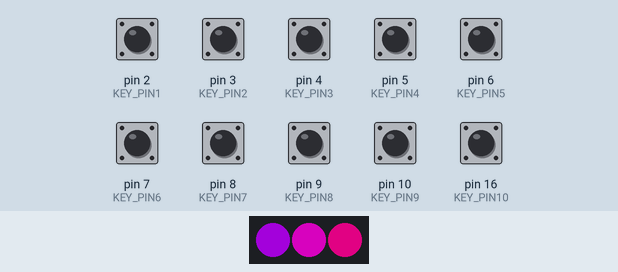
Simulated run of this sketch. Board: Arduino Leonardo, built with avr-gcc and run on an emulated ATmega32U4. Parts: 3 RGB LEDs in strip order, left to right. The test bench sets the inputs (shaded band); at power-on: pin 2 (KEY_PIN1), pin 3 (KEY_PIN2), pin 4 (KEY_PIN3), pin 5 (KEY_PIN4), pin 6 (KEY_PIN5), pin 7 (KEY_PIN6), pin 8 (KEY_PIN7), pin 9 (KEY_PIN8), pin 10 (KEY_PIN9), pin 16 (KEY_PIN10) HIGH. Dim RGB values are drawn brighter than linear; USB keyboard and mouse output is not drawn.

Above: at 1.25 s.
1.3 s: pin 2 (KEY_PIN1) pulled LOW for 1 s
At 2.43 s:
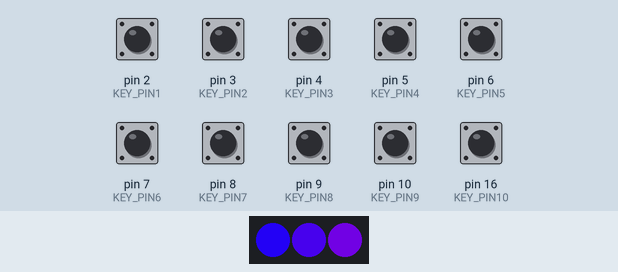
4.3 s: pin 5 (KEY_PIN4) pulled LOW for 0.15 s
At 4.54 s:
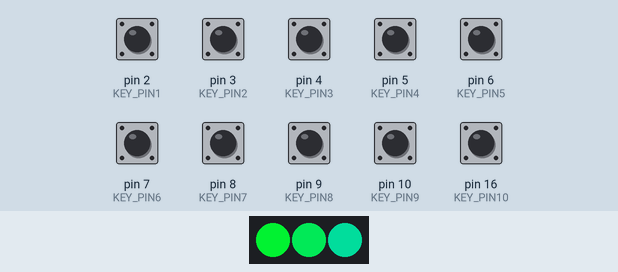
7.4 s: pin 3 (KEY_PIN2) pulled LOW for 0.15 s
At 7.67 s:
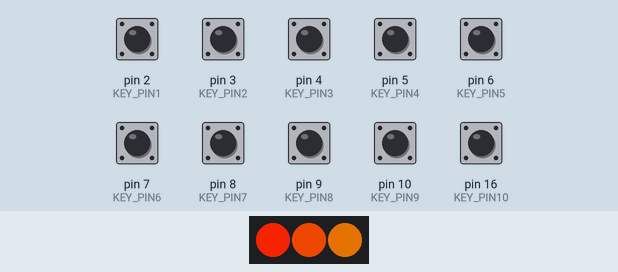
10.5 s: pin 4 (KEY_PIN3) pulled LOW for 0.15 s
At 11.39 s:
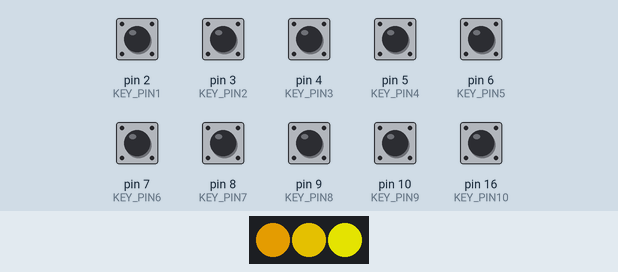
13.5 s: pin 6 (KEY_PIN5) pulled LOW for 1 s
At 15.22 s:
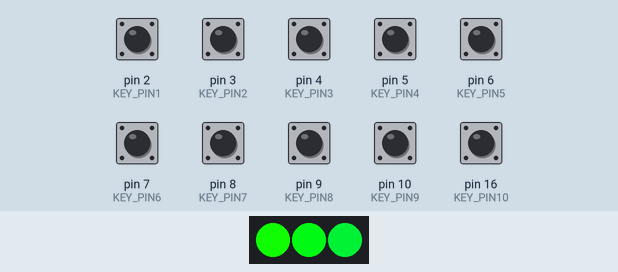
17.5 s: pin 7 (KEY_PIN6) pulled LOW for 0.15 s
At 17.77 s:
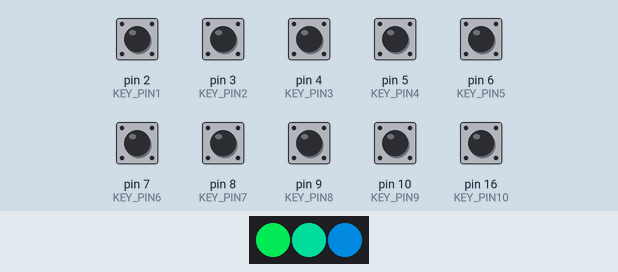
Timing chart, 0 to 33.8 s (numbered marks = the images above; inputs shaded):
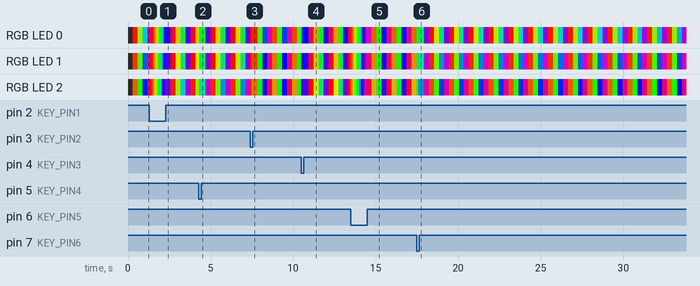

The sketch:

5x2macropad_RGB.ino
```cpp
//////////////////////////////////////////////
//INCLUDED LIBRARIES

#include "HID-Project.h"
#include <FastLED.h>

//////////////////////////////////////////////
//     8-Key Pinout (Keycap side up)
//            9 6 5 2
//            8 7 4 3
//         LED Strip Pin 10
//////////////////////////////////////////////
//     10-Key Pinout (Keycap side up)
//           2 5 8 9 16
//           3 4 6 7 10
//         LED Strip Pin 14
//////////////////////////////////////////////
//KEY PINS

#define KEY_PIN1 2
#define KEY_PIN2 3
#define KEY_PIN3 4
#define KEY_PIN4 5
#define KEY_PIN5 6
#define KEY_PIN6 7
#define KEY_PIN7 8
#define KEY_PIN8 9
#define KEY_PIN9 10
#define KEY_PIN10 16

//////////////////////////////////////////////
//LED SECTION

// How many leds in your strip?
#define NUM_LEDS 3
#define BRIGHTNESS 255
#define COLOR_ORDER GRB
#define LED_TYPE WS2812

//Data pin to WS2812 LED strip
#define DATA_PIN 14

// Define the array of leds
CRGB leds[NUM_LEDS];
//////////////////////////////////////////////
//MAIN SETUP

void setup()
{
  Keyboard.begin();
  Consumer.begin();
  FastLED.addLeds<NEOPIXEL, DATA_PIN>(leds, NUM_LEDS);
  Serial.begin(9600);

  pinMode(2,  INPUT_PULLUP);
  pinMode(3,  INPUT_PULLUP);
  pinMode(4,  INPUT_PULLUP);
  pinMode(5, INPUT_PULLUP);
  pinMode(6, INPUT_PULLUP);
  pinMode(7, INPUT_PULLUP);
  pinMode(8, INPUT_PULLUP);
  pinMode(9, INPUT_PULLUP);
  pinMode(10, INPUT_PULLUP);
  pinMode(16, INPUT_PULLUP);
}

//////////////////////////////////////////////
//MAIN RAINBOW LOOP

void loop()
{
  delay(1);
  uint8_t thisSpeed = 50;
    uint8_t deltaHue= 10;
    uint8_t thisHue = beat8(thisSpeed,255);
    fill_rainbow(leds, NUM_LEDS, thisHue, deltaHue);
    FastLED.show();

//////////////////////////////////////////////
//TOP ROW KEYSTROKE LOOP

  if(digitalRead(2)==LOW)// F13
      {
      Keyboard.write(KEY_F13);
      delay(50);
      }

  if(digitalRead(5)==LOW)// F14
      {
      Keyboard.write(KEY_F14);
      delay(75);
      }

  if(digitalRead(8)==LOW)// F15
      {
      Keyboard.write(KEY_F15);
      delay(50);
      }

  if(digitalRead(9)==LOW)// F16
      {
      Keyboard.write(KEY_F16);
      delay(50);
      }

  if(digitalRead(16)==LOW)// F17
      {
      Keyboard.write(KEY_F17);
      delay(50);
      }

//////////////////////////////////////////////
//BOTTOM ROW KEYSTROKE LOOP

  if(digitalRead(3)==LOW)// F18
      {
      Keyboard.write(KEY_F18);
      delay(50);
      }

  if(digitalRead(4)==LOW)// F19
      {
      Keyboard.write(KEY_F19);
      delay(50);
      }

  if(digitalRead(6)==LOW)// F20
      {
      Keyboard.write(KEY_F20);
      delay(100);
      }

  if(digitalRead(7)==LOW)// F21
      {
      Keyboard.write(KEY_F21);
      delay(50);
      }

  if(digitalRead(10)==LOW)// F22
      {
      Keyboard.write(KEY_F22);
      delay(50);
      }
}
```
